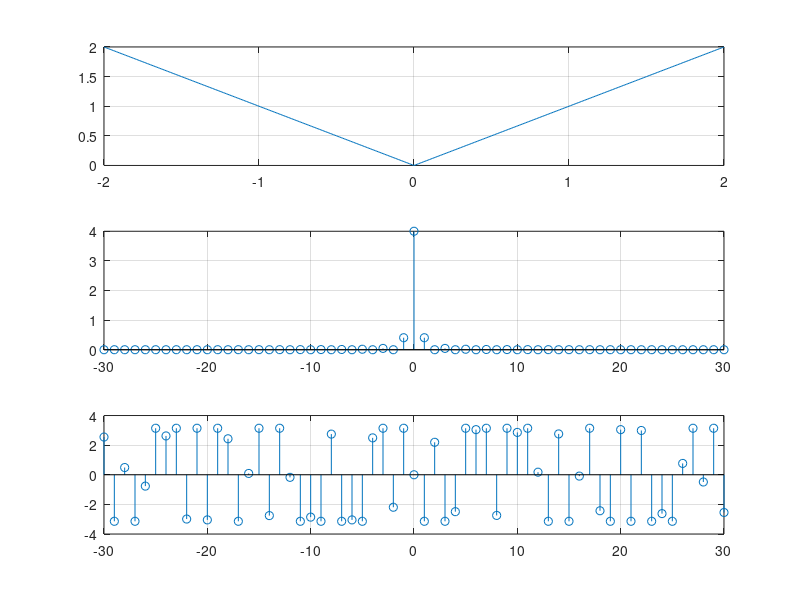

Write the MATLAB code that produced this figure.
function ass3q4
    %define the angular frequency
    w=(2*pi)/4;
    
    %define the time period
    t=-2:0.01:2;
    
    %define the expression
    for i=1:length(t)
        if t(i)<0    
            x(i)=-t(i); % for negative part
        else
            x(i)=t(i);  % for positive part
        end
    end

    %fourier series for positive ones
    for kpos =1:1:30
        Apos(kpos)=(trapz(t,x.*exp(-1i*w*kpos*t)))/4;
    end
    kpos =1:1:30;
    
    %fourier series for negative ones
    for kneg= 1:1:30
        Aneg(kneg)=(trapz(t,x.*exp(1i*w*kneg*t)))/4;
    end
    kneg=-1:-1:-30;
    
    A0=4; % zeroth coffecient
    k=[kneg,0,kpos]; %for indexing
    A=[Aneg,A0,Apos]; % joining the coefficient

%f=0;
 %for p=1:1:100
   % cp= ((cos(2*p*w))/(2*p*p*w*w))-(1i*(sin(2*p*w))/(p*w))-(1/(2*p*p*w*w));
   % f=f+(cp*(exp(1i*w*p*t)));
%end
    subplot(3,1,1);
    plot(t,x);
    grid on;
    
    subplot(3,1,2);
    stem(k,abs(A));
    grid on;
    
    subplot(3,1,3);
    stem(k,angle(A));
    grid on;
    
   % subplot(4,1,4);
   % plot(t,f);
end